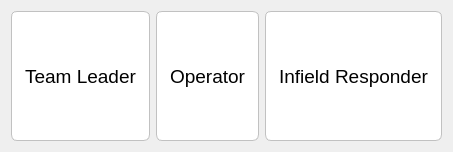
<?xml version="1.0" encoding="UTF-8"?>
<ui version="4.0">
 <class>UserProfile</class>
 <widget class="QWidget" name="UserProfile">
  <property name="geometry">
   <rect>
    <x>0</x>
    <y>0</y>
    <width>451</width>
    <height>152</height>
   </rect>
  </property>
  <property name="windowTitle">
   <string>User Roles</string>
  </property>
  <property name="autoFillBackground">
   <bool>true</bool>
  </property>
  <layout class="QHBoxLayout" name="horizontalLayout">
   <item>
    <widget class="QToolButton" name="leaderProfile">
     <property name="sizePolicy">
      <sizepolicy hsizetype="Preferred" vsizetype="Preferred">
       <horstretch>1</horstretch>
       <verstretch>1</verstretch>
      </sizepolicy>
     </property>
     <property name="font">
      <font>
       <pointsize>14</pointsize>
      </font>
     </property>
     <property name="styleSheet">
      <string notr="true">QToolButton{	
	background-color: rgb(255, 255, 255);
    border-style: outset;
    border-width: 1px;
    border-radius: 6px;
	border-color: rgb(193, 193, 193);
	border-style: solid;
	padding: 6px;
	
}
QToolButton:pressed {	
    border-style: solid;
	border-width: 1px;
    border-radius: 6px;
	background-color: rgb(48, 131, 251);
	color: rgb(255, 255, 255);
}

QToolButton:hover{
	border-color: rgb(164, 205, 255);
    border-radius: 6px;
	border-width: 3px;
	border-style: solid;
}</string>
     </property>
     <property name="text">
      <string>Team Leader</string>
     </property>
     <property name="icon">
      <iconset resource="../resources.qrc">
       <normaloff>:/icons/user</normaloff>:/icons/user</iconset>
     </property>
     <property name="iconSize">
      <size>
       <width>90</width>
       <height>100</height>
      </size>
     </property>
     <property name="toolButtonStyle">
      <enum>Qt::ToolButtonTextUnderIcon</enum>
     </property>
    </widget>
   </item>
   <item>
    <widget class="QToolButton" name="operatorProfile">
     <property name="sizePolicy">
      <sizepolicy hsizetype="Preferred" vsizetype="Preferred">
       <horstretch>1</horstretch>
       <verstretch>1</verstretch>
      </sizepolicy>
     </property>
     <property name="font">
      <font>
       <pointsize>14</pointsize>
      </font>
     </property>
     <property name="styleSheet">
      <string notr="true">QToolButton{	
	background-color: rgb(255, 255, 255);
    border-style: outset;
    border-width: 1px;
    border-radius: 6px;
	border-color: rgb(193, 193, 193);
	border-style: solid;
	padding: 6px;
	
}
QToolButton:pressed {	
    border-style: solid;
	border-width: 1px;
    border-radius: 6px;
	background-color: rgb(48, 131, 251);
	color: rgb(255, 255, 255);
}

QToolButton:hover{
	border-color: rgb(164, 205, 255);
    border-radius: 6px;
	border-width: 3px;
	border-style: solid;
}</string>
     </property>
     <property name="text">
      <string>Operator</string>
     </property>
     <property name="icon">
      <iconset resource="../resources.qrc">
       <normaloff>:/icons/user</normaloff>:/icons/user</iconset>
     </property>
     <property name="iconSize">
      <size>
       <width>90</width>
       <height>100</height>
      </size>
     </property>
     <property name="autoExclusive">
      <bool>true</bool>
     </property>
     <property name="popupMode">
      <enum>QToolButton::DelayedPopup</enum>
     </property>
     <property name="toolButtonStyle">
      <enum>Qt::ToolButtonTextUnderIcon</enum>
     </property>
     <property name="autoRaise">
      <bool>true</bool>
     </property>
     <property name="arrowType">
      <enum>Qt::NoArrow</enum>
     </property>
    </widget>
   </item>
   <item>
    <widget class="QToolButton" name="infieldProfile">
     <property name="sizePolicy">
      <sizepolicy hsizetype="Preferred" vsizetype="Preferred">
       <horstretch>1</horstretch>
       <verstretch>1</verstretch>
      </sizepolicy>
     </property>
     <property name="font">
      <font>
       <pointsize>14</pointsize>
      </font>
     </property>
     <property name="styleSheet">
      <string notr="true">QToolButton{	
	background-color: rgb(255, 255, 255);
    border-style: outset;
    border-width: 1px;
    border-radius: 6px;
	border-color: rgb(193, 193, 193);
	border-style: solid;
	padding: 6px;
	
}
QToolButton:pressed {	
    border-style: solid;
	border-width: 1px;
    border-radius: 6px;
	background-color: rgb(48, 131, 251);
	color: rgb(255, 255, 255);
}

QToolButton:hover{
	border-color: rgb(164, 205, 255);
    border-radius: 6px;
	border-width: 3px;
	border-style: solid;
}</string>
     </property>
     <property name="text">
      <string>Infield Responder</string>
     </property>
     <property name="icon">
      <iconset resource="../resources.qrc">
       <normaloff>:/icons/user</normaloff>:/icons/user</iconset>
     </property>
     <property name="iconSize">
      <size>
       <width>90</width>
       <height>100</height>
      </size>
     </property>
     <property name="toolButtonStyle">
      <enum>Qt::ToolButtonTextUnderIcon</enum>
     </property>
    </widget>
   </item>
  </layout>
 </widget>
 <resources>
  <include location="../resources.qrc"/>
 </resources>
 <connections/>
</ui>
